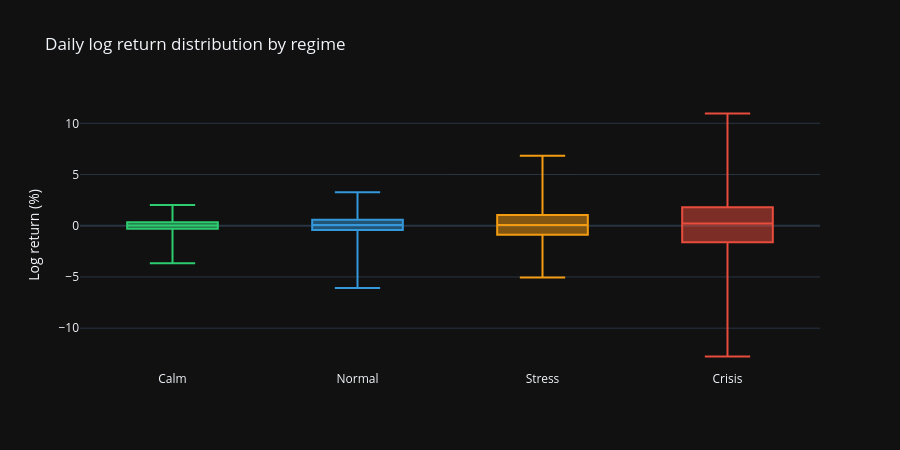

The notebook cell saved with this chart:
### Code cell
# Regime-conditional return distribution
fig = go.Figure()

for regime_name, colour in colours.items():
    mask = regimes == regime_name
    fig.add_trace(go.Box(
        y=returns[mask] * 100,
        name=regime_name,
        marker_color=colour,
        boxpoints=False
    ))

fig.update_layout(
    title='Daily log return distribution by regime',
    yaxis_title='Log return (%)',
    height=450,
    showlegend=False
)

fig.show()

### Figure 1 — Plotly figure (JSON) as saved in the notebook; plotly's stock layout.template omitted (floating-point values rounded to 4 significant figures; data arrays with more than 128 entries replaced by an {"elided": "..."} marker saying what was removed)
{"data": [{"boxpoints": false, "marker": {"color": "#2ecc71"}, "name": "Calm", "type": "box", "y": {"elided": "1610 float values"}}, {"boxpoints": false, "marker": {"color": "#3498db"}, "name": "Normal", "type": "box", "y": {"elided": "3220 float values"}}, {"boxpoints": false, "marker": {"color": "#f39c12"}, "name": "Stress", "type": "box", "y": {"elided": "1288 float values"}}, {"boxpoints": false, "marker": {"color": "#e74c3c"}, "name": "Crisis", "type": "box", "y": {"elided": "323 float values"}}], "layout": {"height": 450, "showlegend": false, "title": {"text": "Daily log return distribution by regime"}, "yaxis": {"title": {"text": "Log return (%)"}}}}
